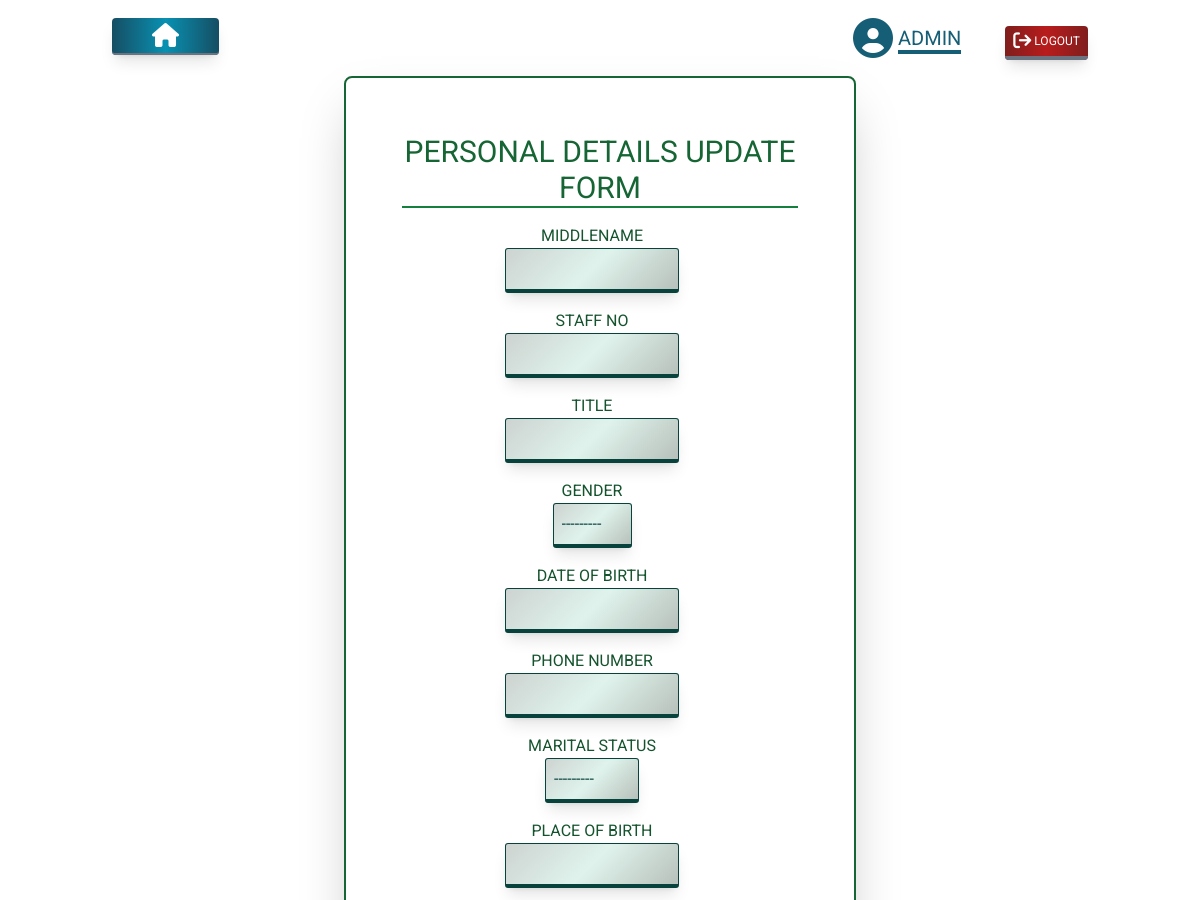
Page /updateprofile/5/ (signed in, upper part) on the earlier database version.
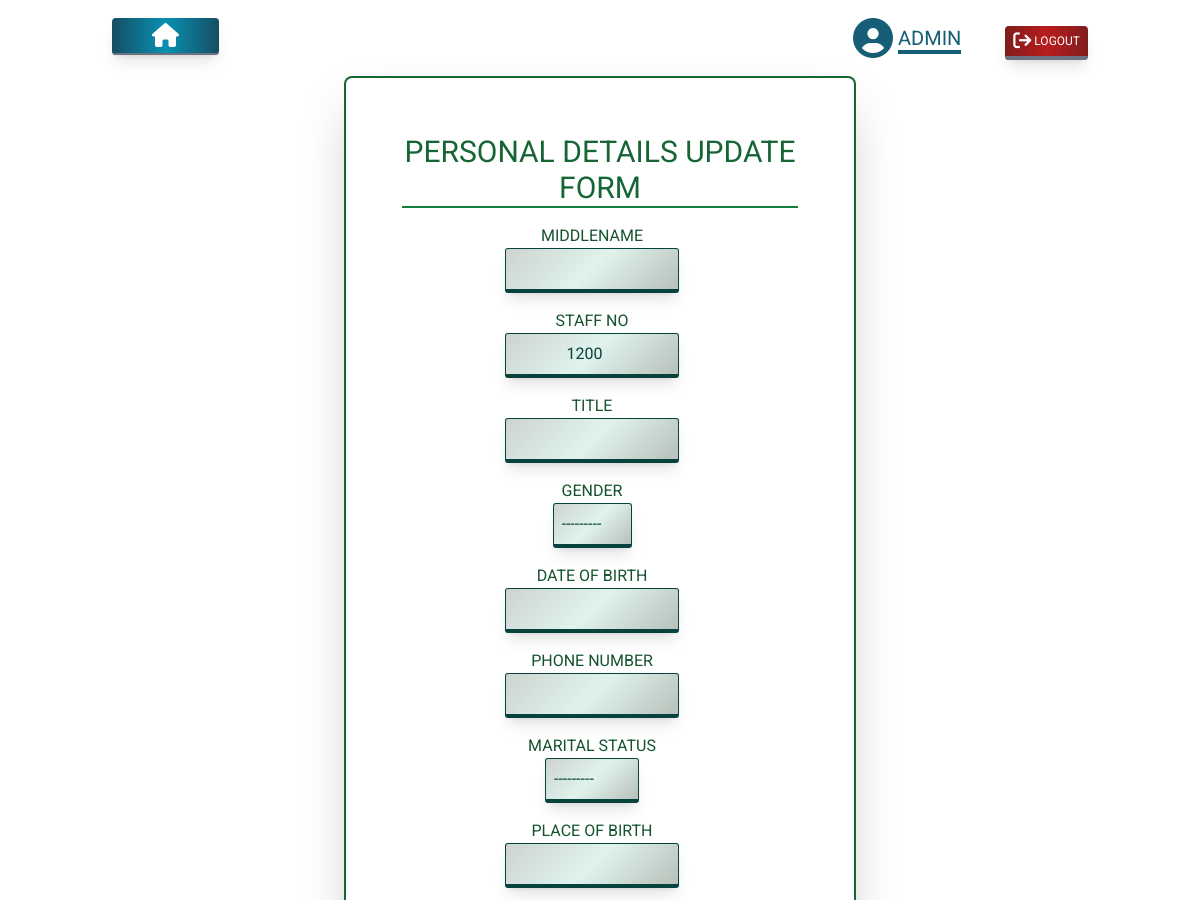
Same page on the later database version.
### staff/models.py (models this page shows, shortened)
class PersonalDetail(models.Model):
    user = models.OneToOneField(User, null=True, on_delete=models.CASCADE)
    middlename = models.CharField(max_length=300, null=True,blank=True)
    staff_no = models.IntegerField(null=True, unique=True, blank=True, validators=[valMax, MaxValueValidator(999999)])
    title = models.CharField(max_length=300, null=True, blank=True)
    sex=(('MALE','MALE'),('FEMALE','FEMALE'))
    gender = models.CharField(choices=sex, max_length=10, null=True, blank=True)
    date_of_birth = models.DateField(null=True, blank=True)
    phone_number = models.IntegerField(null=True, blank=True)
    m_status=(('MARRIED','MARRIED'), ('SINGLE','SINGLE'), ('DIVORCED','DIVORCED'), ('DIVORCEE','DIVORCEE'), ('WIDOW','WIDOW'), ('WIDOWER','WIDOWER'))
    marital_status = models.CharField(choices=m_status, max_length=100, null=True, blank=True)
    place_of_birth = models.CharField(max_length=150, null=True, blank=True)
    nationality_status=(('NIGERIAN','NIGERIAN'),('NON-CITIZEN','NON-CITIZEN'))
    nationality = models.CharField(choices=nationality_status, max_length=200, null=True, blank=True)
    geo_political_zone=models.TextChoices('GEO_POLITICAL_ZONE','NORTH-EAST NORTH-WEST NORTH-CENTRAL SOUTH-EAST SOUTH-WEST SOUTH-SOUTH')
    zone = models.CharField(blank=True, choices=geo_political_zone.choices, max_length=300, null=True)
    state=models.CharField(blank=True,max_length=30, null=True)
    lga=models.CharField(blank=True,max_length=30, null=True)
    senatorial_district = models.CharField(max_length=50, null=True, blank=True)
    residential_address = models.CharField(max_length=300, null=True, blank=True)
    permanent_home_address = models.CharField(max_length=300, null=True, blank=True)
    spouse = models.CharField(max_length=300, null=True, blank=True)
    hobbies = models.CharField(max_length=300, null=True, blank=True)
    faith=(('ISLAM', 'ISLAM'), ('CHRISTIANITY','CHRISTIANITY'),('TRADITIONAL', 'TRADITIONAL'))
    religion = models.CharField(choices=faith, max_length=100, null=True, blank=True)
    number_of_children = models.IntegerField(null=True, blank=True)
    name_of_children = models.TextField(max_length=400, null=True, blank=True)
    dob_of_children = models.TextField(max_length=300, null=True, blank=True)
    next_of_kin_1_fullname = models.CharField(max_length=300, null=True, blank=True)
    next_of_kin_1_phone_number = models.IntegerField(null=True, blank=True)
    next_of_kin_1_email = models.EmailField(max_length=300, null=True, blank=True)
    next_of_kin_1_address = models.CharField(max_length=300, null=True, blank=True)
    next_of_kin_1_relationship = models.CharField(max_length=300, null=True, blank=True)
    next_of_kin_2_fullname = models.CharField(max_length=300, null=True, blank=True)
    next_of_kin_2_phone_number = models.IntegerField(null=True, blank=True)
    next_of_kin_2_email = models.EmailField(max_length=300, null=True, blank=True)
    next_of_kin_2_address = models.CharField(max_length=300, null=True, blank=True)
    next_of_kin_2_relationship = models.CharField(max_length=300, null=True, blank=True)
    timestamp = models.DateTimeField('date added', auto_now_add=True)

### ems/decorators.py (the view)
        def wrapper_func(request, *args, **kwargs):
            group = None
            if request.user.groups.exists():
                group = request.user.groups.all()[0].name
            if group in allowed_roles:
                return view_func(request, *args, **kwargs)
            else:
                return HttpResponseRedirect(reverse('ems:auth'))

### staff/forms.py (shortened to what this page needs)
class PersonalDetailForm(forms.ModelForm):
    class Meta:
        model = PersonalDetail
        fields = '__all__'
        widgets = {
            'zone': forms.Select(attrs={'id': 'id_zone'}),
            'state': forms.Select(attrs={'id': 'id_state'}),
            'lga': forms.Select(attrs={'id': 'id_lga'}),
        }
        exclude = ['user']

### staff/views.py (called while the page is built, shortened)
@unauthenticated_user
@allowed_users(allowed_roles=['admin'])
def updateProfileForm(request, pk):
    user=User.objects.get(id=pk)
    profileform = PersonalDetailForm(instance=user.personaldetail)
    context = {'profileform':profileform}
    return render(request, 'staff/updateProfile.html', context)

### staff/templates/staff/updateProfile.html (shortened to what this page needs)
{%extends "base.html" %}
{% block main %}
<div class="border-2 border-green-800 w-1/2 mx-auto mt-1 md:p-14 bg-white shadow-2xl overflow-hidden sm:rounded-lg backdrop-blur-sm">
    <section class=" text-center border-b-2 border-green-700">
        <p class="text-green-800 uppercase   text-3xl">personal details update form</p>
    </section>
<form action="" method="POST" id="personal-detail-form" class="flex flex-col justify-center  uppercase  text-green-900">
    {%load widget_tweaks%}
              <div class="p-4 mr-4">
            {% for field in profileform%}
            <div class="mb-4">
              <div class="flex flex-col">
                <label class="" for="{{field.id_for_label}}">{{field.label}}</label>
              <div>
                {{field|add_class:'focus:outline-none border-b-4 border-gray-300 inBtn text-white  rounded shadow-lg hover:shadow-xl'}}
              </div>
            </div>
          </div>
            {%endfor%}
            </div>
</form>
</div>
{% endblock %}

Differences in the rows shown:
changed PersonalDetail: staff_no (not shown) → "1200"
